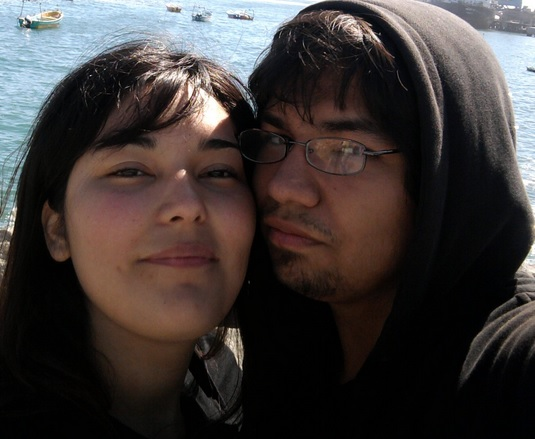
#> input picture 7Python/drafter/1.jpeg, 535 x 439 px
$ python draft.py
#> lines starting #> are read from the running program, lines starting #| are printed output that depends on the picture
import numpy as np
import imageio
import cv2
import scipy.ndimage

img='1.jpeg'

def grayscale(rgb):
    return np.dot(rgb[...,:3],[0.299,0.155,0.184])

def dodge(front,back):
    result=front*255/(255-back)
    result[result>255]=255
    result[back==255]=255
    return result.astype('uint8')

s=cv2.imread(img)
#> s is the input picture: shape (439, 535, 3); mean B, G, R 55.4, 56.8, 63.3
g=grayscale(s)
#> in grayscale, `return np.dot(rgb[...,:3],[0.299,0.155,0.184])`:
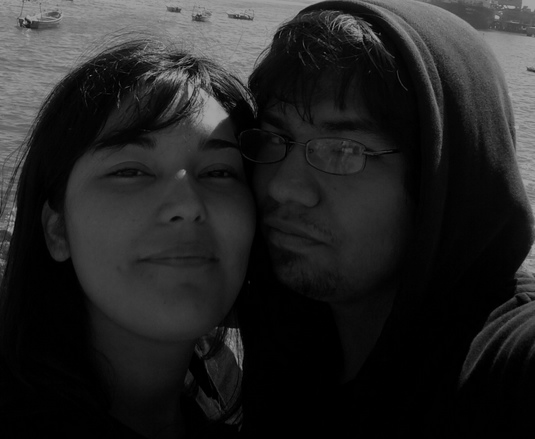
#> returned value: shape (439, 535) float64; min 0, max 162.7, mean 37
i=255-g
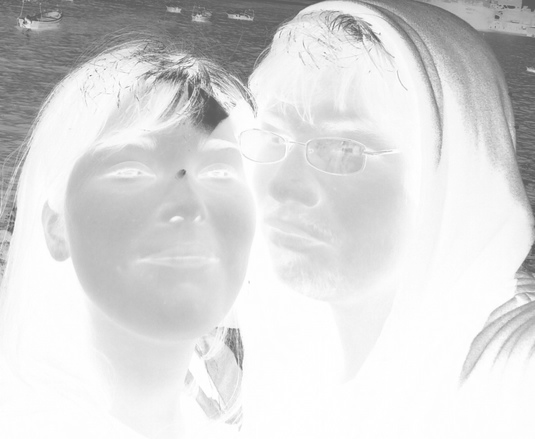
#> i: shape (439, 535) float64; min 92.31, max 255, mean 218

b = scipy.ndimage.filters.gaussian_filter(i,sigma=10)
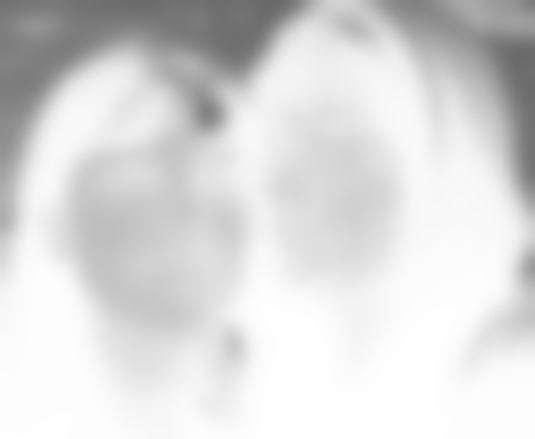
#> b: shape (439, 535) float64; min 105.6, max 254.7, mean 218
r = dodge(b,g)
#> in dodge, `result=front*255/(255-back)`:
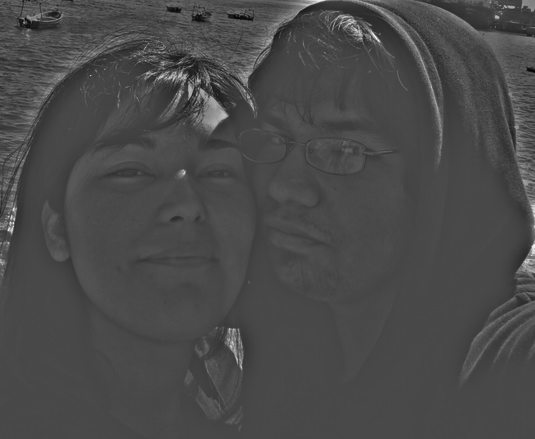
#> result: shape (439, 535) float64; min 132.7, max 559.6, mean 257.2; drawn with min black and max white
#> in dodge, `result[result>255]=255`:
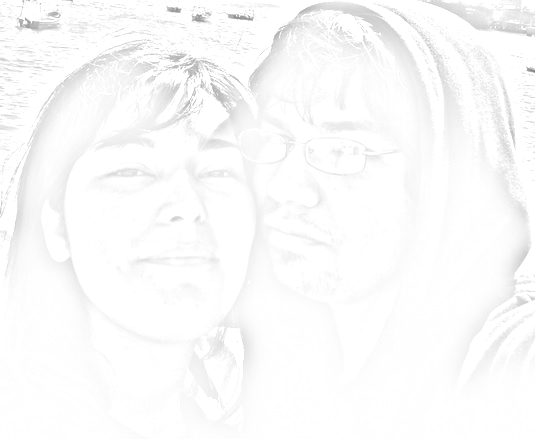
#> result: shape (439, 535) float64; min 132.7, max 255, mean 250.7

cv2.imshow(img, r)
cv2.waitKey()
